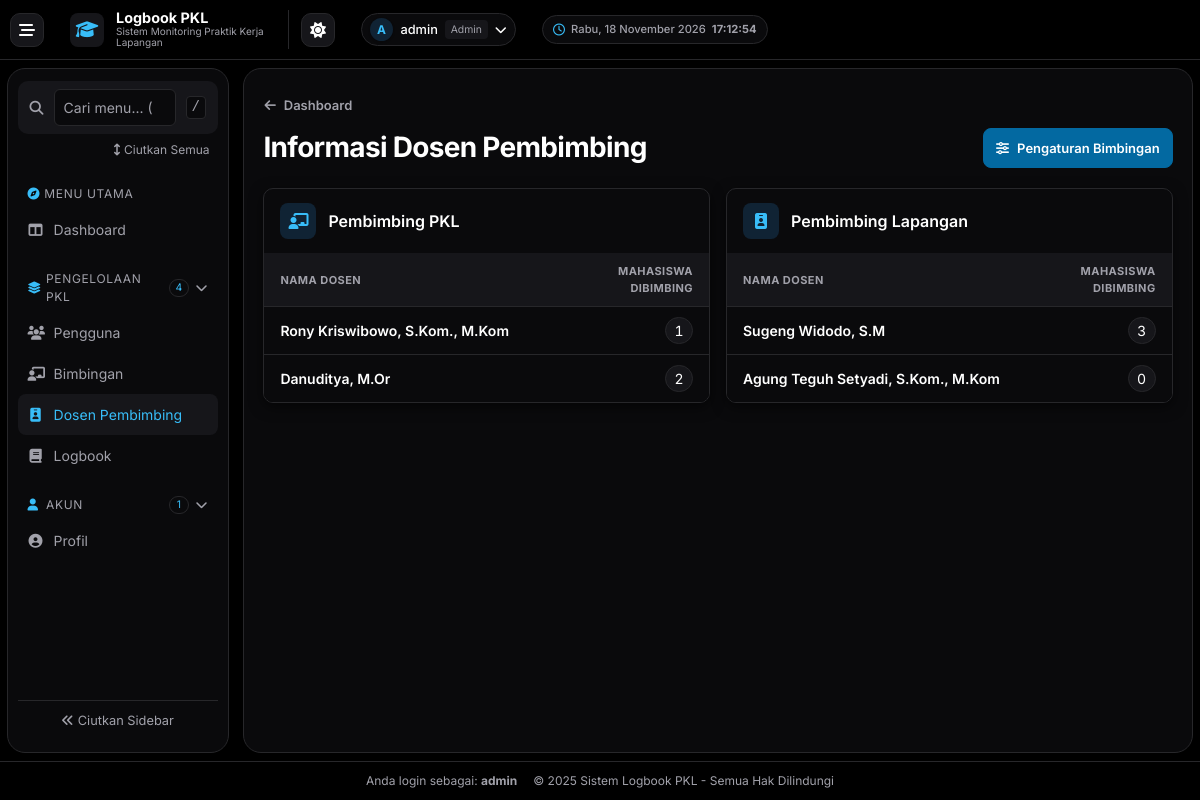
/admin/dosen_pembimbing.php (signed in), run on the app's committed database.
### tables this page shows
CREATE TABLE `users` (
  `id` int(11) NOT NULL,
  `nama` varchar(100) DEFAULT NULL,
  `username` varchar(50) DEFAULT NULL,
  `password` varchar(255) DEFAULT NULL,
  `role` enum('admin','mahasiswa','dosen_pkl','dosen_lapangan') NOT NULL,
  `created_at` timestamp NOT NULL DEFAULT current_timestamp(),
  `remember_token` varchar(64) DEFAULT NULL,
  `prodi` varchar(100) DEFAULT NULL,
  `email_verified` tinyint(1) DEFAULT 0,
  `phone` varchar(15) DEFAULT NULL,
  `profile_image` varchar(255) DEFAULT NULL
);

### admin/dosen_pembimbing.php (the view, shortened to what this page needs)
<?php
include '../config/db.php';
$dosen_pkl_list = $conn->query("
    SELECT u.id, u.nama, COUNT(b.id_mahasiswa) as jumlah_mahasiswa
    FROM users u
    LEFT JOIN bimbingan b ON u.id = b.id_dospem_pkl
    WHERE u.role = 'dosen_pkl'
    GROUP BY u.id
");
$dosen_lapangan_list = $conn->query("
    SELECT u.id, u.nama, COUNT(b.id_mahasiswa) as jumlah_mahasiswa
    FROM users u
    LEFT JOIN bimbingan b ON u.id = b.id_dospem_lapangan
    WHERE u.role = 'dosen_lapangan'
    GROUP BY u.id
");
include '../includes/header.php';
?>
<div class="dashboard-page">
    <div class="advisors-header">
        <div>
            <a href="dashboard.php" class="admin-button admin-button-quiet advisors-back">
                <i class="fas fa-arrow-left" aria-hidden="true"></i> Dashboard
            </a>
            <h2 class="dashboard-title">Informasi Dosen Pembimbing</h2>
        </div>
        <a href="bimbingan.php" class="admin-button admin-button-primary">
            <i class="fas fa-sliders" aria-hidden="true"></i> Pengaturan Bimbingan
        </a>
    </div>
    <?php $advisor_groups = [
        ['pkl', 'Pembimbing PKL', 'fa-chalkboard-user', $dosen_pkl_list],
        ['lapangan', 'Pembimbing Lapangan', 'fa-id-badge', $dosen_lapangan_list],
    ]; ?>
    <div class="advisors-grid">
        <?php foreach ($advisor_groups as [$key, $title, $icon, $advisors]): ?>
            <section class="dashboard-panel advisors-panel" aria-labelledby="advisor-<?= $key ?>">
                <header class="advisors-panel-header">
                    <span class="advisors-icon"><i class="fas <?= $icon ?>" aria-hidden="true"></i></span>
                    <h3 id="advisor-<?= $key ?>"><?= $title ?></h3>
                </header>
                <?php if ($advisors->num_rows > 0): ?>
                    <table class="advisors-table" aria-labelledby="advisor-<?= $key ?>">
                        <thead>
                            <tr>
                                <th scope="col">Nama Dosen</th>
                                <th scope="col">Mahasiswa Dibimbing</th>
                            </tr>
                        </thead>
                        <tbody>
                            <?php while ($dosen = $advisors->fetch_assoc()): ?>
                                <tr>
                                    <td><?= htmlspecialchars($dosen['nama']) ?></td>
                                    <td><span class="advisors-count"><?= (int) $dosen['jumlah_mahasiswa'] ?></span></td>
                                </tr>
                            <?php endwhile; ?>
                        </tbody>
                    </table>
                <?php else: ?>
                    <p class="advisors-empty">Belum ada dosen pembimbing terdaftar.</p>
                <?php endif; ?>
            </section>
        <?php endforeach; ?>
    </div>
</div>
<?php include '../includes/footer.php'; ?>

### assets/css/dashboard.css (style rules this page uses)
body.pkl-dashboard { --dashboard-bg: #000; --dashboard-surface: #0a0a0c; --dashboard-raised: #16161a; --dashboard-border: #27272a; --dashboard-text: #fff; --dashboard-muted: #a1a1aa; --dashboard-accent: #38bdf8; --dashboard-success: #86efac; --dashboard-warning: #fde68a; --dashboard-danger: #fda4af; --dashboard-purple: #d8b4fe; --dashboard-avatar: #102334; --dashboard-warning-bg: #3b3019; --dashboard-success-bg: #17352b; --dashboard-danger-bg: #3e222d; --dashboard-kpi-warning: #f59e0b; --dashboard-kpi-warning-bg: #30230e; --dashboard-shadow: 0 4px 14px rgb(0 0 0 / 55%); color-scheme: dark; background: var(--dashboard-bg); color: var(--dashboard-text); display: flex; flex-direction: column; }
@media (min-width: 900px) { .pkl-dashboard { height: 100dvh; overflow: hidden; } }
.pkl-dashboard .dashboard-title { color: var(--dashboard-text); font-size: clamp(1.375rem, 3vw, 1.75rem); letter-spacing: -.025em; }
.pkl-dashboard .dashboard-panel, .pkl-dashboard .dashboard-card, .pkl-dashboard .dashboard-action { background: var(--dashboard-surface); border: 1px solid var(--dashboard-border); border-radius: 10px; box-shadow: var(--dashboard-shadow); }
.dashboard-layout > main .dashboard-panel { min-width: 0; }
.pkl-dashboard .dashboard-panel .border-gray-200, .pkl-dashboard tbody > tr + tr { border-color: var(--dashboard-border); }
.pkl-dashboard table, .pkl-dashboard tbody { background: var(--dashboard-surface); }
.pkl-dashboard thead { background: var(--dashboard-raised); }
.pkl-dashboard table th, .pkl-dashboard table td { padding-inline: 1rem; }
.dashboard-page { width: 100%; min-width: 0; }
.admin-button { display: inline-flex; align-items: center; justify-content: center; gap: .5rem; min-height: 2.5rem; padding: .375rem .75rem; border: 1px solid var(--dashboard-border); border-radius: .5rem; background: var(--dashboard-raised); color: var(--dashboard-text); font-size: .8125rem; font-weight: 600; white-space: nowrap; transition: background-color .15s, color .15s, border-color .15s; }
.admin-button-primary { background: #0369a1; border-color: #0369a1; color: #fff; }
.admin-button-quiet, .admin-button-danger { background: transparent; border-color: transparent; }
.admin-button-quiet { color: var(--dashboard-muted); }
.advisors-header { display: flex; justify-content: space-between; align-items: end; flex-wrap: wrap; gap: 1rem; margin-bottom: 1.25rem; }
.advisors-header h2 { font-weight: 700; }
.advisors-back { min-height: 2rem; padding-inline: 0; margin-bottom: .25rem; }
.advisors-grid { display: grid; grid-template-columns: minmax(0, 1fr); gap: 1rem; align-items: start; }
.advisors-panel { overflow: hidden; }
.advisors-panel-header { display: flex; align-items: center; gap: .75rem; padding: .875rem 1rem; font-weight: 600; }
.advisors-icon { display: grid; place-items: center; flex: none; width: 2.25rem; height: 2.25rem; border-radius: .5rem; color: var(--dashboard-accent); background: var(--dashboard-avatar); }
.advisors-table { width: 100%; font-size: .875rem; }
.advisors-table :is(th, td) { padding-block: .625rem; }
.advisors-table th { color: var(--dashboard-muted); text-align: left; font-size: .6875rem; text-transform: uppercase; letter-spacing: .04em; }
.advisors-table td:first-child { font-weight: 600; overflow-wrap: anywhere; }
.advisors-table :is(th, td):last-child { width: 9rem; text-align: right; }
.advisors-table tbody tr { border-top: 1px solid var(--dashboard-border); }
.advisors-count { display: inline-block; padding: .125rem .5rem; min-width: 1.75rem; text-align: center; border: 1px solid var(--dashboard-border); border-radius: 999px; background: var(--dashboard-raised); font-variant-numeric: tabular-nums; }

### includes/header.php (style rules this page uses)
body { font-family: 'Inter', sans-serif; }

### data on the page
users: nama "Rony Kriswibowo, S.Kom., M.Kom", jumlah_mahasiswa "1"
users: nama "Danuditya, M.Or", jumlah_mahasiswa "2"
users: nama "Sugeng Widodo, S.M", jumlah_mahasiswa "3"
users: nama "Agung Teguh Setyadi, S.Kom., M.Kom", jumlah_mahasiswa "0"

### other printed values
substr($_SESSION['user']['nama'], 0, 1) "A"
$_SESSION['user']['nama'] "admin"
$current_role "Admin"
$label_link "Dashboard"
$label "PENGELOLAAN PKL"
count($links) "4"
$label_link "Pengguna"
$label_link "Bimbingan"
$label_link "Dosen Pembimbing"
$label_link "Logbook"
$label "AKUN"
count($links) "1"
$label_link "Profil"
$title "Pembimbing PKL"
$title "Pembimbing Lapangan"
